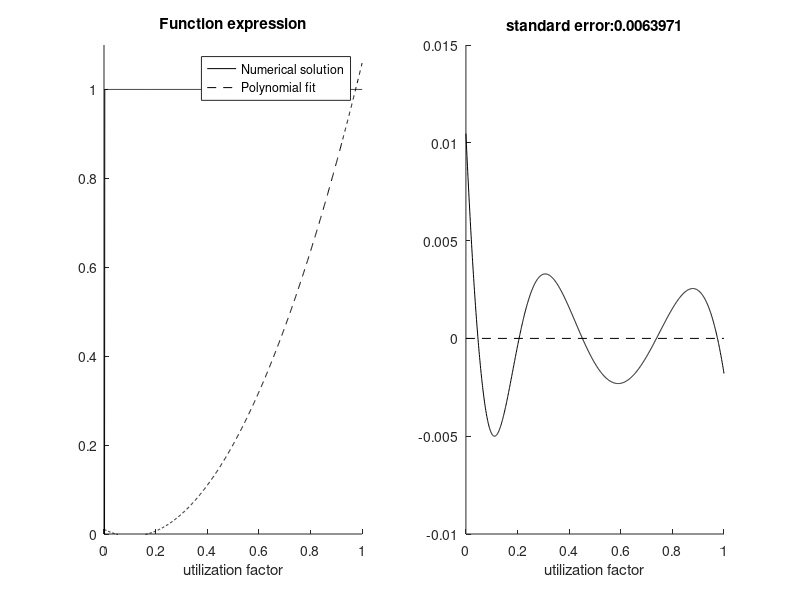

The MATLAB source for this figure:

clc;clear;

X = linspace(0, 1, 1000);
Y = zeros(1, 1000);
y = linspace(0, 1, 1E4);
error = zeros(1, 1000);
A = 1E-3;%relaxation on delta function

for i = 1:1000
    %delta = A .*
    delta = y - exp( (y-1) ./ X(i) );
    delta = delta .^ 2;
    [error(i), I] = min(delta);
    index(i) = I;
    Y(i) = y(I);
end

figure(1);
subplot(1,2,1);
hold on;
ylim([0 1.1]);
plot(X, Y, '-k');
e1 = Y - exp( (Y-1) ./ X);
title(['Function expression']);

para = [1.3354    -0.28657    0.010471];
y1 = polyval(para, X);
plot(X, y1, '--k');
xlabel('utilization factor');
legend('Numerical solution', 'Polynomial fit');

%figure(2);
subplot(1,2,2);
hold on;
e2 = y1 - exp( (y1-1) ./ X);
plot(X, e2, 'k');
plot([0 1], [0 0], '--k');
xlabel('utilization factor');
title(['standard error:', num2str(sum(e2 .^ 2))]);
